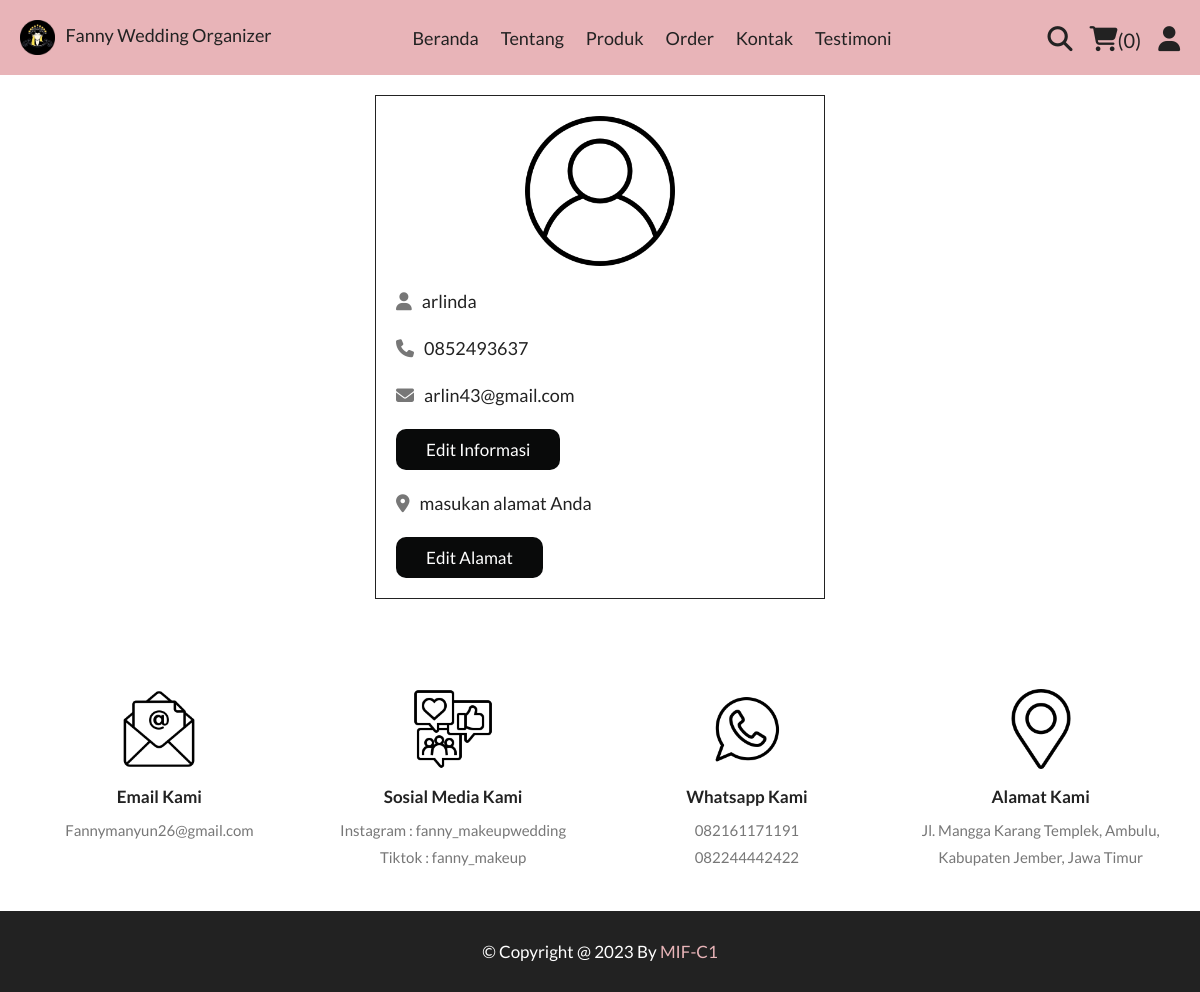
/profile.php (signed in), run on an earlier commit of the app's database.
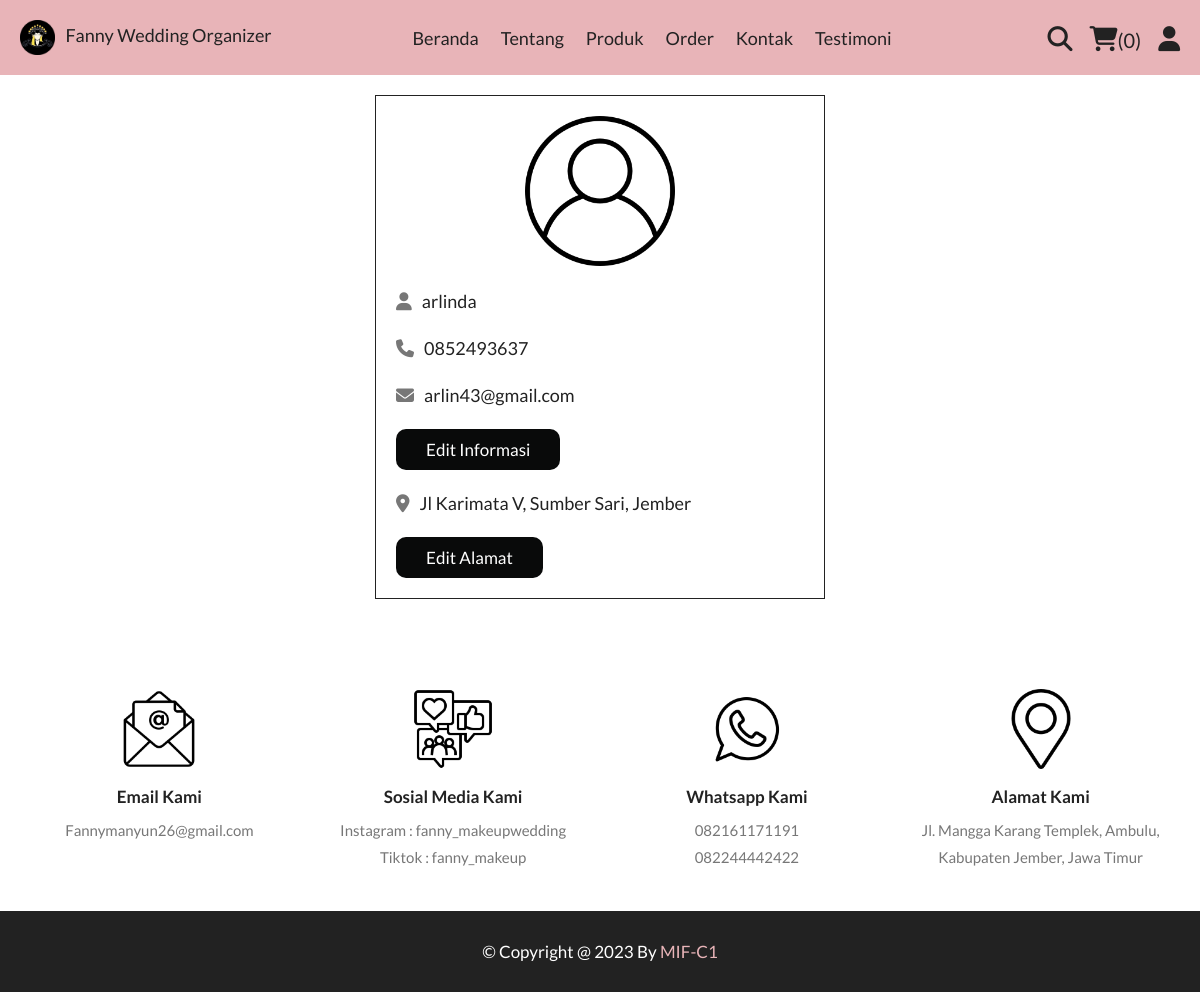
And on a later commit of the database.
### tables this page shows
CREATE TABLE `users` (
  `id` int(11) NOT NULL,
  `name` varchar(50) NOT NULL,
  `email` varchar(50) NOT NULL,
  `number` varchar(50) NOT NULL,
  `password` varchar(50) NOT NULL,
  `address` varchar(255) NOT NULL
);

### profile.php (the view, shortened to what this page needs)
<?php
include 'components/connect.php';
?>
<!DOCTYPE html>
<html lang="en">
<head>
   <link rel="stylesheet" href="https://cdnjs.cloudflare.com/ajax/libs/font-awesome/6.1.1/css/all.min.css">
   <link rel="stylesheet" href="https://stackpath.bootstrapcdn.com/font-awesome/4.7.0/css/font-awesome.min.css"
      type="text/css" media="all"/>
   <link rel="stylesheet" href="css/style.css">
</head>
<body>
<?php include 'components/user_header.php'; ?>
<section class="user-details">
   <div class="user">
      <img src="images/user-icon.png" alt="">
      <p><i class="fas fa-user"></i><span><span><?= $fetch_profile['name']; ?></span></span></p>
      <p><i class="fas fa-phone"></i><span><?= $fetch_profile['number']; ?></span></p>
      <p><i class="fas fa-envelope"></i><span><?= $fetch_profile['email']; ?></span></p>
      <a href="update_profile.php" class="btn">edit informasi</a>
      <p class="address"><i class="fas fa-map-marker-alt"></i><span><?php if($fetch_profile['address'] == ''){echo 'masukan alamat Anda';}else{echo $fetch_profile['address'];} ?></span></p>
      <a href="update_address.php" class="btn">edit alamat</a>
   </div>
</section>
<?php include 'components/footer.php'; ?>
</body>
</html>

What changed in the data, as far as the page shows it:
changed users "arlinda": address (not shown) → "Jl Karimata V, Sumber Sari, Jember"
Also different on the page:
text no longer shown: "masukan alamat Anda"
